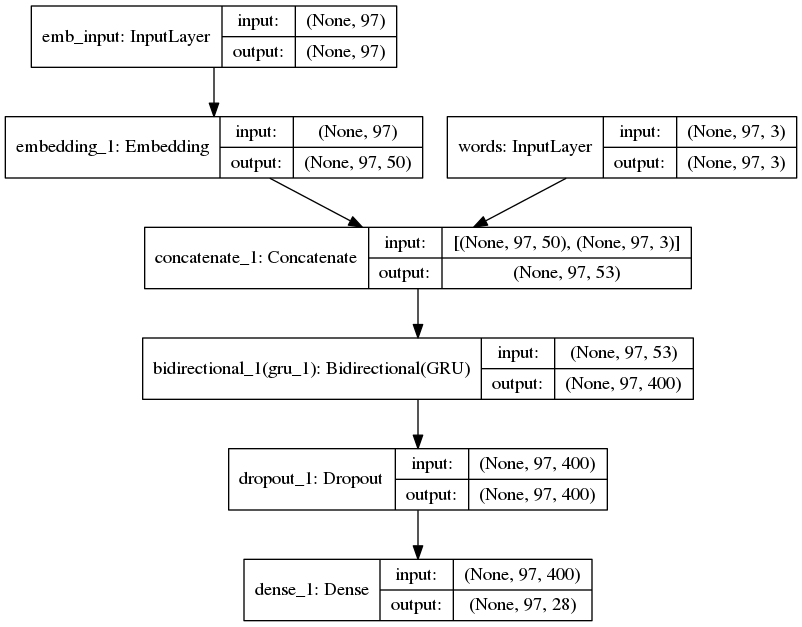

Here is the Python script that generated this plot:
from keras import Input, Model, optimizers
from keras.layers import Flatten, Bidirectional, Concatenate, Reshape, GRU
from keras.layers.core import Dense, Dropout
from keras.layers.embeddings import Embedding



def create_model(embeddings, emb_features, feature_size, maxlen, output_size,model_parameters ):
    features = Input(shape=(maxlen,feature_size, ), name='words')
    # reshaped_features = Reshape((maxlen, 1,))(features)
    emb_input = Input(shape=(maxlen,), name='emb_input')
    embedding = Embedding(embeddings.shape[0], emb_features, input_length=maxlen, weights=[embeddings],
                          trainable=model_parameters['trainable_embeddings'])(
        emb_input)
    concat = Concatenate(axis=-1)([embedding, features])
    lstm = Bidirectional(
        model_parameters['rnn'](output_dim=model_parameters['output_dim_rnn'], activation=model_parameters['activation_rnn'], return_sequences=True))(
        concat)
    dropout = Dropout(model_parameters['dropout'])(lstm)
    out = Dense(output_size, activation='sigmoid')(dropout)

    model = Model(inputs=[emb_input, features], outputs=[out])

    model.compile(optimizer=model_parameters['optimizer'], loss='binary_crossentropy', metrics=['acc'])
    from keras.utils import plot_model
    plot_model(model, to_file='model.png', show_shapes=True)
    model.save('generated/model.h5')
    return model